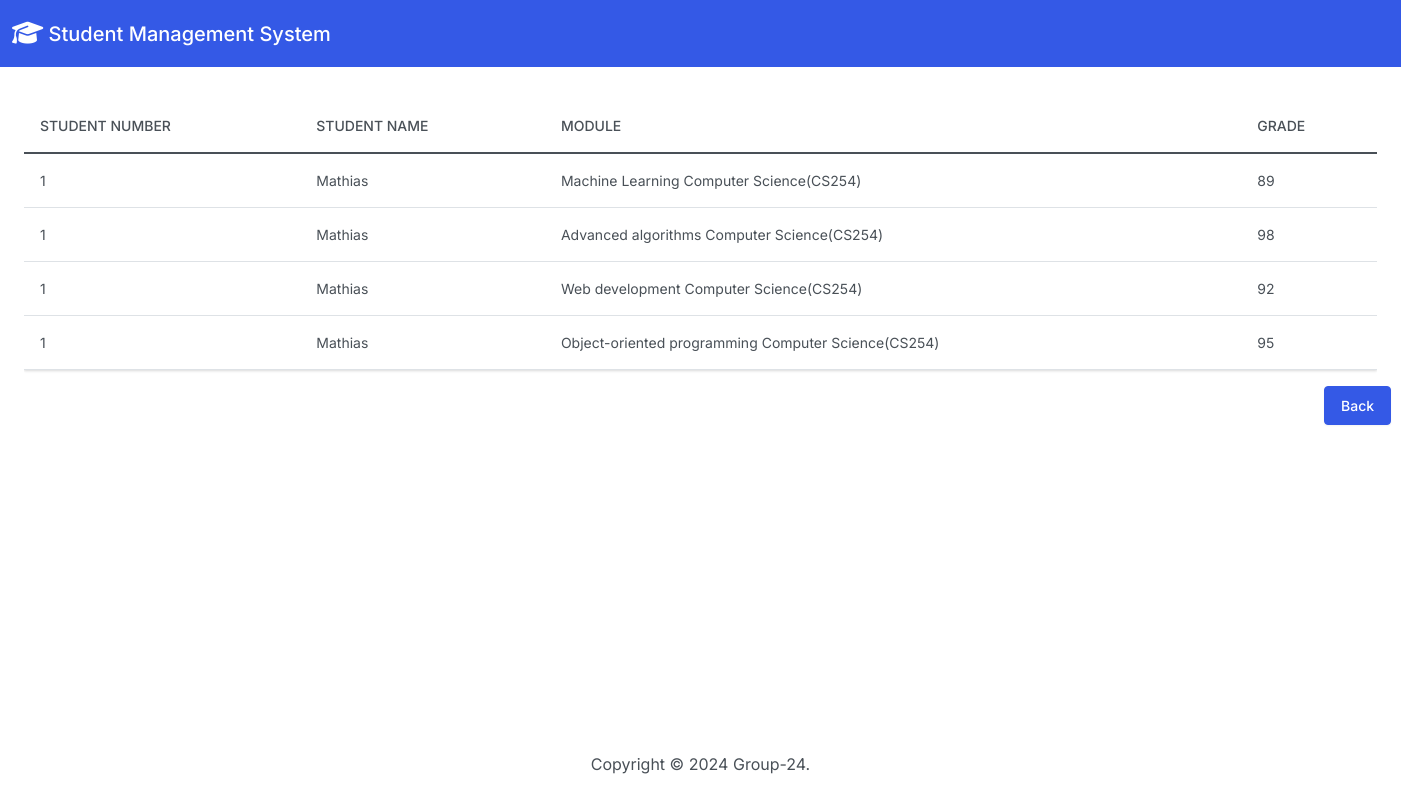
The page /details/1 on the database its author committed.
### app/models.py (models this page shows, shortened)
class Student(models.Model):
   student_number = models.PositiveIntegerField(primary_key=True,auto_created=True,unique=True)
   first_name = models.CharField(max_length=256)
   last_name = models.CharField(max_length=256)
   email = models.EmailField(unique=True)
   field_of_study = models.ForeignKey(Major,on_delete=models.CASCADE,related_name='student')

class Grade(models.Model):
    student = models.ForeignKey(Student,on_delete=models.CASCADE)
    module_name = models.ForeignKey(Module,on_delete=models.CASCADE)
    grade = models.PositiveIntegerField()

class Module(models.Model):
    name = models.CharField(max_length=256)
    course = models.ForeignKey(Major,on_delete=models.CASCADE)
    def __str__(self):
        return f'{self.name} {self.course}'

class Major(models.Model):
    name = models.CharField(max_length=256)
    code = models.CharField(max_length=10)
    duration = models.PositiveIntegerField()
    def __str__(self):
        return f'{self.name}({self.code})'

### app/views.py (the view)
# urls.py: path('details/<int:pk>',views.details,name='details'),
def details(request,pk):
  username = Student.objects.get(pk=pk).student_number
  grades = Grade.objects.filter(student=username)
  student = Student.objects.get(pk=pk)
  return render(request,'details.html',{'grades':grades,'student':student})

### templates/details.html (shortened to what this page needs)
{% load static %}
<!DOCTYPE html>
<html lang="en">
  <head>
    <link rel="stylesheet" href="https://cdnjs.cloudflare.com/ajax/libs/font-awesome/6.1.1/css/all.min.css">
    <link href="{% static 'css/bootstrap.min.css' %}" rel="stylesheet">
  </head>
  <body class="d-flex flex-column min-vh-100">
    <nav class="navbar navbar-expand-lg navbar-dark bg-primary">
      <div class="container-fluid">
        <a class="navbar-brand" href="{% url 'index' %}">
          <i class="fa-solid fa-graduation-cap fa-lg"></i> Student Management System
        </a>
      </div>
    </nav>
    <div class="card-body">
      <p class="card-text">
        <div class="table-responsive">
          <table class="table table-hover">
            <thead>
              <tr>
                <th scope="col">Student Number</th>
                <th scope="col">Student Name</th>
                <th scope="col">Module</th>
                <th scope="col">Grade</th>
              </tr>
            </thead>
            <tbody>
              {% for std in grades %}
                <tr>
                  <td>{{ student.student_number }}</td>
                  <td>{{ student.first_name }}</td>
                  <td>{{ std.module_name }}</td>
                  <td>{{ std.grade }}</td>
                </tr>
                {% endfor %}
            </tbody>
          </table>
        </div>
        <a href="{% url 'index' %}" class="btn btn-primary" style="margin-left: 1300px;">
          Back
        </a>
      </p>
    </div>
    <footer class="mt-auto mb-4">
      <div class="text-center">
        <span>
          Copyright &copy; <script>document.write(new Date().getFullYear())</script> Group-24.
        </span>
      </div>
    </footer>
  </body>
</html>

### rows shown on the page
Grade: module_name "Machine Learning Computer Science(CS254)", grade "89"
Student: student_number "1", first_name "Mathias"
Grade: module_name "Advanced algorithms Computer Science(CS254)", grade "98"
Grade: module_name "Web development Computer Science(CS254)", grade "92"
Grade: module_name "Object-oriented programming Computer Science(CS254)", grade "95"
